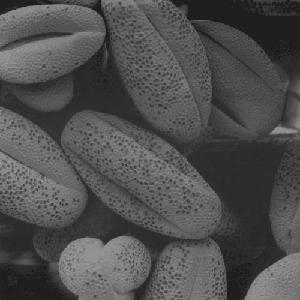
%> input picture Problem_set/01/7/image7.jpg, 300 x 300 px
$ octave set7.m   (GNU Octave 9; MATLAB toolbox functions it lacks are replaced by stand-ins)
%> lines starting %> are read from the running program, lines starting %| are printed output that depends on the picture
clear;close all;clc;
H=rgb2gray(imread('image7.jpg'));
%> H: size 300x300 uint8; min 17, max 160, mean 79

subplot(2,2,1);
imshow(H);
title('The original image');

subplot(2,2,2);
imhist(H);
title('The histogram of the original image');

subplot(2,2,3);
H2=histeq(H);
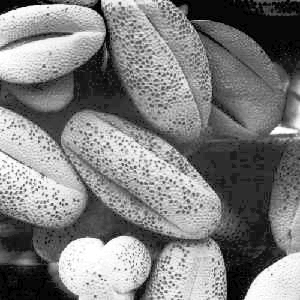
%> H2: size 300x300 uint8; min 0, max 255, mean 126.8
imshow(H2);
title('The equalized image');

subplot(2,2,4);
imhist(H2);
title('The histogram of the equalized image');
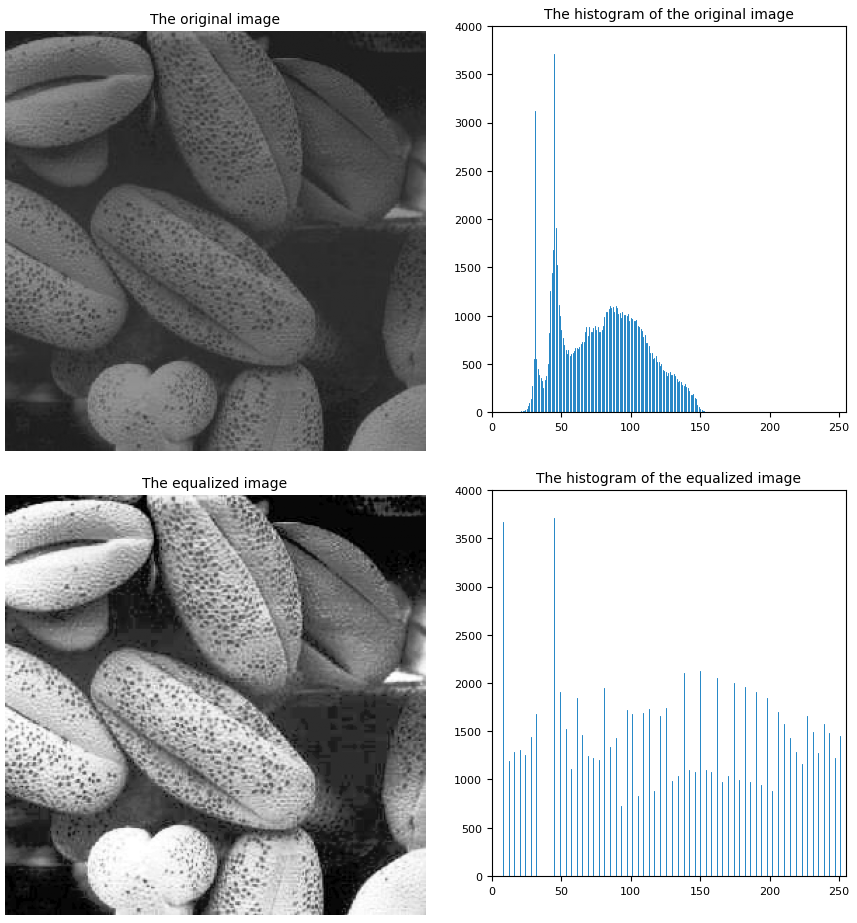
%> figure redrawn from the program's plot data, 4 panels
